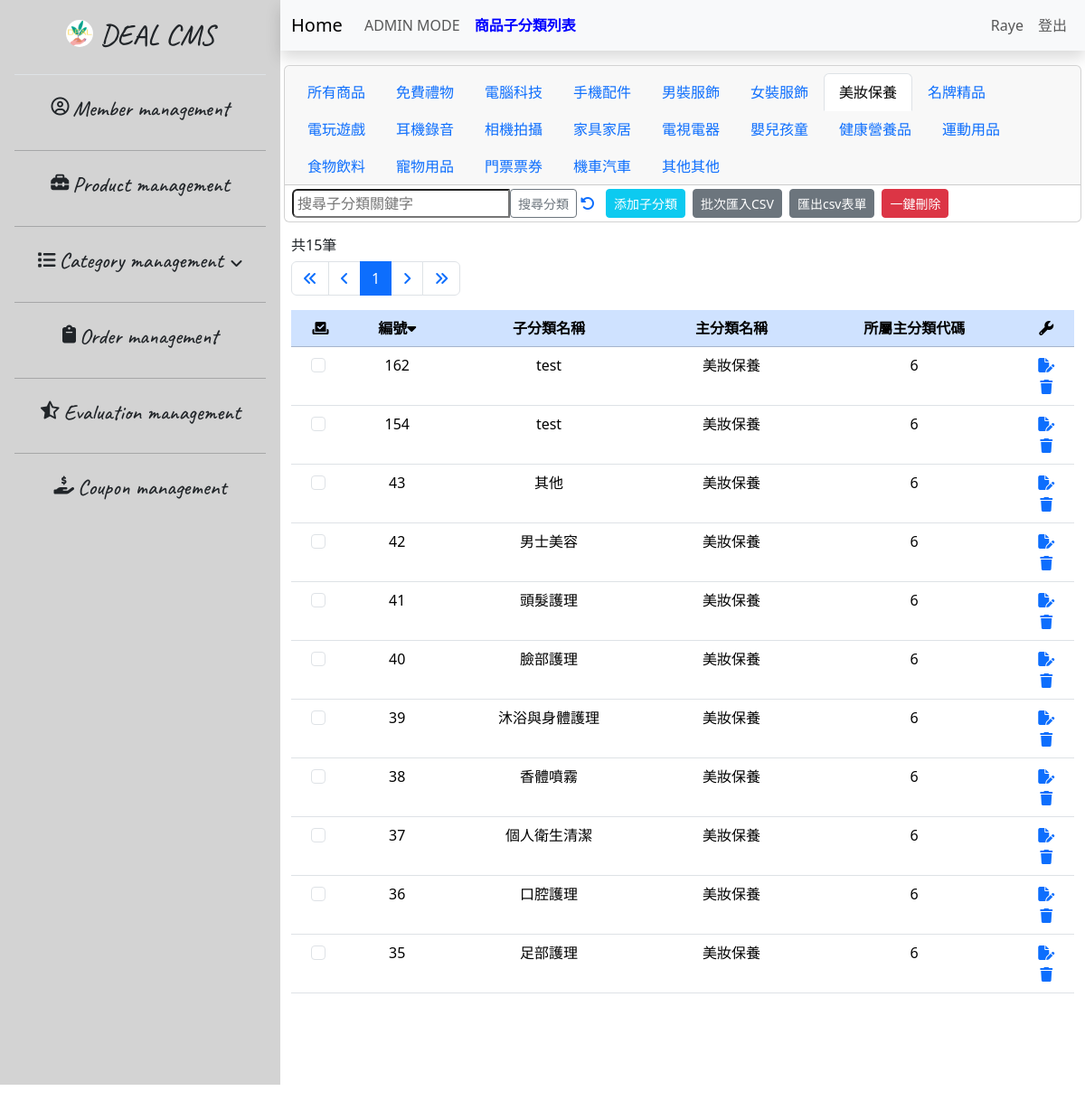
The page /32.sub-category_list-admin_6B.php (signed in) on the database its author committed.
### tables this page shows
CREATE TABLE `categories_sub` (
  `id` int NOT NULL,
  `sub` varchar(15) NOT NULL,
  `main_category` int NOT NULL
);

CREATE TABLE `categories_main` (
  `id` int NOT NULL,
  `main` varchar(10) NOT NULL,
  `carbon_points_available` int NOT NULL
);

### 32.sub-category_list-admin_6B.php (the view, shortened to what this page needs)
<?php
require __DIR__ . '/0.parts/pdo-connect.php';
$page = isset($_GET['page']) ? intval($_GET['page']) : 1;
$perPage = 25;
$t_sql = "SELECT COUNT(1) FROM categories_main join categories_sub on categories_sub.main_category = categories_main.id WHERE main = '美妝保養'";
$totalRows = $pdo->query($t_sql)->fetch(PDO::FETCH_NUM)[0];
$totalPages = ceil($totalRows / $perPage);
if ($totalRows) {
    $sql = sprintf("SELECT * FROM categories_main join categories_sub on categories_sub.main_category = categories_main.id  WHERE main = '美妝保養' ORDER BY categories_sub.id DESC LIMIT %s, %s", ($page - 1) * $perPage, $perPage);
    $rows = $pdo->query($sql)->fetchAll();
}
?>
<?php include __DIR__ . '/0.parts/html-head.php' ?>
<?php include __DIR__ . '/0.parts/sidebar.php' ?>
<div class="container-fluid px-0 mx-0">
    <?php include __DIR__ . '/0.parts/navbar.30_sub-category.php' ?>
    <div class="container-fluid table-bordered table-striped overflow-auto">
        <div class="row mt-3">
            <div class="col">
                <h6>共<?= $totalRows ?>筆</h6>
                <nav aria-label="Page navigation example">
                    <ul class="pagination">
                        <li class="page-item">
                            <a class="page-link" href="?page=1">
                                <i class="fa-solid fa-angles-left"></i>
                            </a>
                        </li>
                        <li class="page-item">
                            <a class="page-link" href="?page=<?= $page != 1 ? $page - 1 : 1 ?>">
                                <i class="fa-solid fa-angle-left"></i>
                            </a>
                        </li>
                        <?php $visiblePageRange = 5;
                        $startPage = max(1, $page - floor($visiblePageRange / 2));
                        $endPage = min($totalPages, $startPage + $visiblePageRange - 1); ?>
                        <?php for ($i = $startPage; $i <= $endPage; $i++) : ?>
                            <li class="page-item <?= $page == $i ? 'active' : '' ?>">
                                <a class="page-link" href="?page=<?= $i ?>"><?= $i ?></a>
                            </li>
                        <?php endfor ?>
                        <li class="page-item">
                            <a class="page-link" href="?page=<?= $page != 40 ? $page + 1 : 40 ?>">
                                <i class="fa-solid fa-angle-right"></i>
                            </a>
                        </li>
                        <li class="page-item">
                            <a class="page-link" href="?page=40">
                                <i class="fa-solid fa-angles-right"></i>
                            </a>
                        </li>
                    </ul>
                </nav>
            </div>
        </div>
        <div class="row">
            <div class="col">
                <table id="myTable" class="table table-hover sortable-table">
                    <thead>
                        <tr class="table-primary text-center">
                            <th><i id="selectAll" class="fa-solid fa-check-to-slot" title="全選/選取checkBox"></i></a>
                            </th>
                            <th>編號<i id="sortIcon" class="fa-solid fa-caret-down" onclick="sortTable()" title="變更排序"></th>
                            <th>子分類名稱</th>
                            <th>主分類名稱</th>
                            <th>所屬主分類代碼</th>
                            <th><i class="fa-solid fa-wrench" title="功能區"></i></th>
                        </tr>
                    </thead>
                    <tbody>
                        <?php foreach ($rows as $r) : ?>
                            <tr class="text-center">
                                <td>
                                    <input class="form-check-input me-1" type="checkbox" value="<?= $r['id'] ?>" id="flexCheck<?= $r['id'] ?>" name="delete_ids[]">
                                </td>
                                <td><?= $r['id'] ?></td>
                                <td><?= $r['sub'] ?></td>
                                <td><?= $r['main'] ?></td>
                                <td><?= $r['main_category'] ?></td>
                                <td>
                                    <div class="d-flex flex-column">
                                        <a href="38.sub-category_edit.php?id=<?= $r['id'] ?>">
                                            <i class="fa-solid fa-file-pen" title="編輯"></i>
                                        </a>
                                        <a href="javascript: delete_one(<?= $r['id'] ?>)">
                                            <i class="fa-solid fa-trash" title="刪除"></i>
                                        </a>
                                    </div>
                                </td>
                            </tr>
                        <?php endforeach; ?>
                    </tbody>
                </table>
            </div>
        </div>
    </div>
</div>
<?php include __DIR__ . '/0.parts/html-foot.php' ?>

### 0.parts/html-head.php (style rules this page uses)
body { height: 1200px; }

### 32.sub-category_list-admin_6B.php (style rules this page uses)
.overflow-auto { height: 865px; }

### rows shown on the page
categories_sub: id "162", sub "test", main_category.main "美妝保養", main_category "6"
categories_sub: id "154", sub "test", main_category.main "美妝保養", main_category "6"
categories_sub: id "43", sub "其他", main_category.main "美妝保養", main_category "6"
categories_sub: id "42", sub "男士美容", main_category.main "美妝保養", main_category "6"
categories_sub: id "41", sub "頭髮護理", main_category.main "美妝保養", main_category "6"
categories_sub: id "40", sub "臉部護理", main_category.main "美妝保養", main_category "6"
categories_sub: id "39", sub "沐浴與身體護理", main_category.main "美妝保養", main_category "6"
categories_sub: id "38", sub "香體噴霧", main_category.main "美妝保養", main_category "6"
categories_sub: id "37", sub "個人衛生清潔", main_category.main "美妝保養", main_category "6"
categories_sub: id "36", sub "口腔護理", main_category.main "美妝保養", main_category "6"
categories_sub: id "35", sub "足部護理", main_category.main "美妝保養", main_category "6"

### other values the page prints
$_SESSION[isset($_SESSION['admin']) ? 'admin' : 'user']['nickname'] "Raye"
$totalRows "15"
